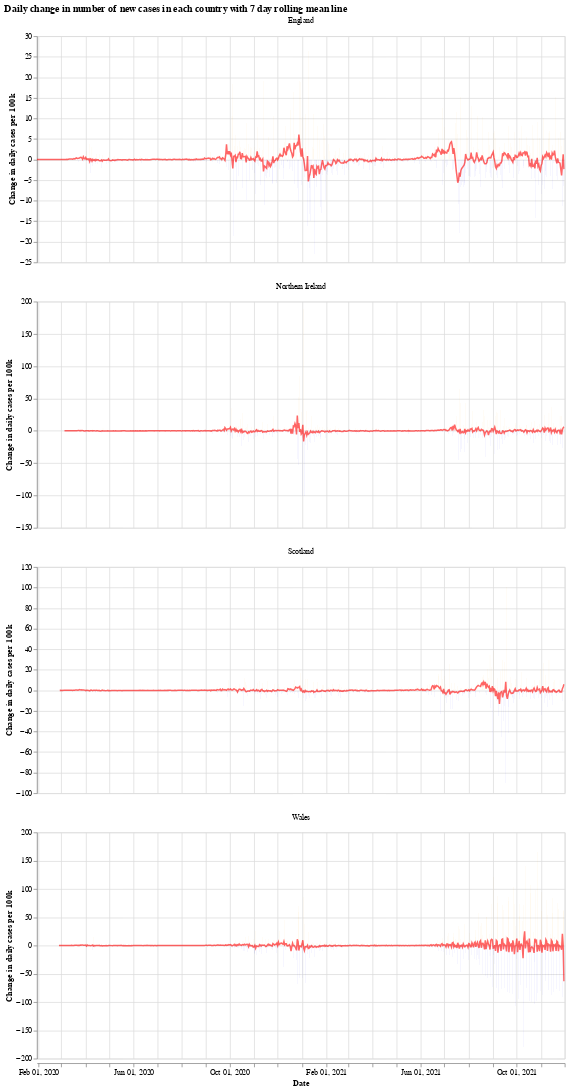

The notebook cell saved with this chart:
### Markdown cell above
We will use the Python library `Altair` for visualising the data, see the [altair docs](https://altair-viz.github.io/) for more information.

First we have a graph which shows the daily change in the number of new cases for each country. This number jumps up and down all over the place, which is likely due to delay in reporting of new cases over the weekend. Another interesting thing is that it looks like the daily cases in Wales experienced a much shorter period of calm over the summer (calm in the sense of daily cases not jumping up and down).

The orange bars are days when the number of new cases (per 100k population) was more than the previous day, while the blue are days when the number of new cases dropped. The red line is the 7 day moving average. 

When the moving average line is below 0, it means that there is a consistent drop in new cases. We can see this clearly happening around the times that lockdowns were introduced (though, to varying degrees). I will update the graphs soon with a marker of when each lockdown started.

### Code cell
# collapse
import altair as alt

bars = alt.Chart(uk_cases).mark_bar().encode(
    x=alt.X("yearmonthdate(date):T", axis=alt.Axis(title='Date')),
    y=alt.Y("casesChangeRate:Q", axis=alt.Axis(title='Change in daily cases per 100k')),
    tooltip='casesChange',
    color=alt.condition(
        alt.datum.casesChangeRate > 0,
        alt.value("orange"),  # The positive color
        alt.value("blue")  # The negative color
    )
).properties(title='Daily change in number of new cases with 7 day rolling mean',width=700).interactive()

line = alt.Chart(uk_cases).mark_line(
    color='red',
    size=2,
    opacity=0.6
).transform_window(
    rolling_mean='mean(casesChangeRate)',
    frame=[0, 7],
    groupby=['areaName']
).encode(
    x='yearmonthdate(date):T',
    y='rolling_mean:Q'
)

alt.layer(bars, line, data=uk_cases).facet(alt.Column(
    'areaName', title=''), columns=1).resolve_scale(y='independent').properties(title='Daily change in number of new cases in each country with 7 day rolling mean line')

### Figure 1 — Vega-Lite specification as saved in the notebook (floating-point values rounded to 4 significant figures; data arrays with more than 128 entries replaced by an {"elided": "..."} marker saying what was removed)
{"config": {"view": {"continuousWidth": 400, "continuousHeight": 300}}, "data": {"name": "data-96980fad526a69e20aa75c8c2453aff7"}, "facet": {"type": "nominal", "field": "areaName", "title": ""}, "spec": {"layer": [{"mark": "bar", "encoding": {"color": {"condition": {"value": "orange", "test": "(datum.casesChangeRate > 0)"}, "value": "blue"}, "tooltip": {"type": "quantitative", "field": "casesChange"}, "x": {"type": "temporal", "axis": {"title": "Date"}, "field": "date", "timeUnit": "yearmonthdate"}, "y": {"type": "quantitative", "axis": {"title": "Change in daily cases per 100k"}, "field": "casesChangeRate"}}, "selection": {"selector001": {"type": "interval", "bind": "scales", "encodings": ["x", "y"]}}, "title": "Daily change in number of new cases with 7 day rolling mean", "width": 700}, {"mark": {"type": "line", "color": "red", "opacity": 0.6, "size": 2}, "encoding": {"x": {"type": "temporal", "field": "date", "timeUnit": "yearmonthdate"}, "y": {"type": "quantitative", "field": "rolling_mean"}}, "transform": [{"window": [{"op": "mean", "field": "casesChangeRate", "as": "rolling_mean"}], "frame": [0, 7], "groupby": ["areaName"]}]}]}, "columns": 1, "resolve": {"scale": {"y": "independent"}}, "title": "Daily change in number of new cases in each country with 7 day rolling mean line", "$schema": "https://vega.github.io/schema/vega-lite/v4.8.1.json", "datasets": {"data-96980fad526a69e20aa75c8c2453aff7": {"elided": "2592 records"}}}
